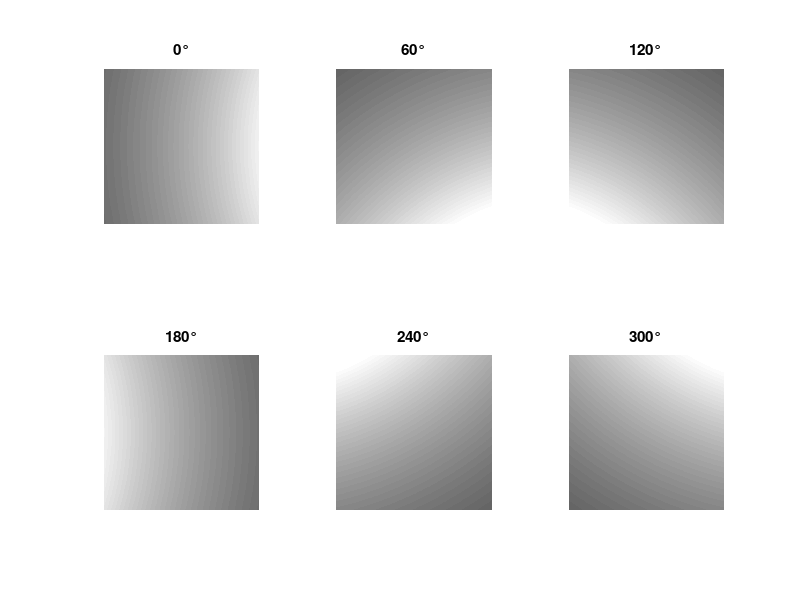

Source code (MATLAB): (Note: this script raises an error after producing the figure.)
%   Title: A new ring-light photometric stereo compensation method
%
%   Author: Hao Fan.
%   Created: March 25, 2020.

clear; close all; clc;
addpath(genpath(pwd));

%% Simulation for a flat plane. normal=(0,0,1) (图像仿真,仿真一个平面)
w1 = 600; h1 = 600;
[X,Y]= meshgrid(1:w1, 1:h1);

scale = 3; %6-5,3-10,2-15,1.5-20
x = (X - 300)/scale; %+-15 length(长)
y = (Y - 300)/scale; %+-15 width(宽)

r = 400; h = 400;
d0 = sqrt( (x - r).^2 + y.^2 + h^2 );
d30 = sqrt( (x - sqrt(3)*r/2).^2 + (y - r/2).^2 + h^2 );
d60 = sqrt( (x - r/2).^2 + (y-sqrt(3)*r/2).^2 + h^2 );
d90 = sqrt( (x).^2 + (y - r).^2 + h^2 );
d120 = sqrt( (x + r/2).^2 + (y-sqrt(3)*r/2).^2 + h^2 );
d150 = sqrt( (x + sqrt(3)*r/2).^2 + (y - r/2).^2 + h^2 );
d180 = sqrt( (x + r).^2 + y.^2 + h^2 );
d210 = sqrt( (x + sqrt(3)*r/2).^2 + (y+r/2).^2 + h^2 );
d240 = sqrt( (x + r/2).^2 + (y+sqrt(3)*r/2).^2 + h^2 );
d270 = sqrt( (x).^2 + (y+r).^2 + h^2 );
d300 = sqrt( (x - r/2).^2 + (y+sqrt(3)*r/2).^2 + h^2 );
d330 = sqrt( (x - sqrt(3)*r/2).^2 + (y+r/2).^2 + h^2 );

I_base = 10000; para_attenuation = 3;
I0 = I_base./(d0.^para_attenuation);
I60 = I_base./(d60.^para_attenuation);
I120 = I_base./(d120.^para_attenuation);
I180 = I_base./(d180.^para_attenuation);
I240 = I_base./(d240.^para_attenuation);
I300 = I_base./(d300.^para_attenuation);
I30 = I_base./(d30.^para_attenuation);
I90 = I_base./(d90.^para_attenuation);
I150 = I_base./(d150.^para_attenuation);
I210 = I_base./(d210.^para_attenuation);
I270 = I_base./(d270.^para_attenuation);
I330 = I_base./(d330.^para_attenuation);

% Adjust the imaging value in [0 255] (图像亮度调整到[0 255])
max_I1 = max([prctile(I0(:), 99),prctile(I60(:), 99),prctile(I120(:), 99),prctile(I180(:), 99),prctile(I240(:), 99),prctile(I300(:), 99)]);
max_I2 = max([prctile(I30(:), 99),prctile(I90(:), 99),prctile(I150(:), 99),prctile(I210(:), 99),prctile(I270(:), 99),prctile(I330(:), 99)]);
max_I = max(max_I1, max_I2);

I0 = I0/max_I * 255;
I60 = I60/max_I * 255;
I120 = I120/max_I * 255;
I180 = I180/max_I * 255;
I240 = I240/max_I * 255;
I300 = I300/max_I * 255;
I30 = I30/max_I * 255;
I90 = I90/max_I * 255;
I150 = I150/max_I * 255;
I210 = I210/max_I * 255;
I270 = I270/max_I * 255;
I330 = I330/max_I * 255;
figure; subplot(2,3,1); imshow(uint8(I0)); title('0°'); subplot(2,3,2); imshow(uint8(I60)); title('60°'); subplot(2,3,3); imshow(uint8(I120)); title('120°');
subplot(2,3,4); imshow(uint8(I180)); title('180°'); subplot(2,3,5); imshow(uint8(I240)); title('240°'); subplot(2,3,6); imshow(uint8(I300)); title('300°');

%% ring-light photometric stereo with 6 lights following Quadratic attenuation
% 6对称光照方向，逆平方距离衰减
shadowThresh = 0.01;
[M, N, C] = size(I0);

m_symmetry = 0; %1对称，0不对称asymmetry
g_pic_num = 9;

%% 12对称图，6对称图，4对称图, 3非对
if m_symmetry == 1
    if g_pic_num == 12
        I = ones(M, N, g_pic_num);
        I(:,:,1) = I0;    I(:,:,2) = I30;    I(:,:,3) = I60;
        I(:,:,4) = I90;    I(:,:,5) = I120;    I(:,:,6) = I150;
        I(:,:,7) = I180;    I(:,:,8) = I210;    I(:,:,9) = I240;
        I(:,:,10) = I270;    I(:,:,11) = I300;    I(:,:,12) = I330;
    elseif g_pic_num == 6  %6个对称
        I = ones(M, N, g_pic_num);
        I(:,:,1) = I0;    I(:,:,2) = I60;    I(:,:,3) = I120;
        I(:,:,4) = I180;    I(:,:,5) = I240;    I(:,:,6) = I300;
    elseif g_pic_num == 4  %4个对称
        I = ones(M, N, g_pic_num);
        I(:,:,1) = I0;    I(:,:,2) = I90;
        I(:,:,3) = I180;    I(:,:,4) = I270;
    elseif g_pic_num == 3  %3个对称
        I = ones(M, N, g_pic_num);
        I(:,:,1) = I0;    I(:,:,2) = I120;
        I(:,:,3) = I240; 
    end
    
    %% main light direction (光照方向)
    L = zeros(3, g_pic_num);
    Slant = 45;
    Slant_sin = sin(Slant/180*pi);
    Slant_cos = cos(Slant/180*pi);
    for i = 1:g_pic_num
        Tilt = (i-1) * 360/g_pic_num;
        
        L(1,i) = Slant_sin * cos(Tilt/180*pi);
        L(2,i) = Slant_sin * sin(Tilt/180*pi);
        L(3,i) = Slant_cos;
    end
    
elseif m_symmetry == 0
    % main light direction (光照方向)
    L_base = zeros(3, 12);
    Slant = 45;
    Slant_sin = sin(Slant/180*pi);
    Slant_cos = cos(Slant/180*pi);
    for i = 1:12
        Tilt = (i-1) * 360/12;
        
        L_base(1,i) = Slant_sin * cos(Tilt/180*pi);
        L_base(2,i) = Slant_sin * sin(Tilt/180*pi);
        L_base(3,i) = Slant_cos;
    end
    %%%——————————————————————————————%%%
    if g_pic_num == 9 %1-9/12
        I = ones(M, N, g_pic_num);
        I(:,:,1) = I0;    I(:,:,2) = I30;    I(:,:,3) = I60;
        I(:,:,4) = I90;    I(:,:,5) = I120;    I(:,:,6) = I150;
        I(:,:,7) = I180;    I(:,:,8) = I210;    I(:,:,9) = I240;
        L = L_base(:,1:9);
    end
    if g_pic_num == 6 %6不对称
        I = ones(M, N, g_pic_num);
        I(:,:,1) = I0;    I(:,:,2) = I90;    I(:,:,3) = I120;
        I(:,:,4) = I180;    I(:,:,5) = I240;    I(:,:,6) = I330;
        
        L(:,1) = L_base(:,1);  L(:,2) = L_base(:,4);  L(:,3) = L_base(:,5);
        L(:,4) = L_base(:,7);  L(:,5) = L_base(:,9);  L(:,6) = L_base(:,12);
    end
    if g_pic_num == 4 %4不对称
        I = ones(M, N, g_pic_num);
        I(:,:,1) = I0;    I(:,:,2) = I30;    I(:,:,3) = I180;
        I(:,:,4) = I300;   
        
        L(:,1) = L_base(:,1);  L(:,2) = L_base(:,2);  L(:,3) = L_base(:,7);
        L(:,4) = L_base(:,11);
    end
else
    return;
end

%% Size of the image (图像的尺度信息)
[g_rows, g_cols] = size(I0);
g_length = g_rows * g_cols;

% Create a shadow mask.
shadow_mask = (I > shadowThresh);
se = strel('disk', 2);
for i = 1:g_pic_num
    % Erode the shadow map to handle de-mosaiking artifact near shadow boundary.
    shadow_mask(:,:,i) = imerode(shadow_mask(:,:,i), se);
end

[rho, n] = PhotometricStereo(I, shadow_mask, L);

%% Visualize the normal map. axis xy;
N_RGB(:,:,1)  = (n(:,:,1) + 1) / 2;
N_RGB(:,:,2)  = (n(:,:,2) + 1) / 2;
N_RGB(:,:,3)  = n(:,:,3);
figure; imshow(N_RGB); title('normal');
% figure; imshow(rho);

%% Estimate depth map from the normal vectors.
fprintf('Estimating depth map from normal vectors...\n');
p = -n(:,:,1) ./ n(:,:,3);
q = -n(:,:,2) ./ n(:,:,3);
p(isnan(p)) = 0;
q(isnan(q)) = 0;

figure; subplot(1,2,1); mesh(p); title('Gradient p'); xlabel('x(pixel)'); ylabel('y(pixel)'); zlabel('p(pixel)');
subplot(1,2,2); mesh(q); title('Gradient q'); xlabel('x(pixel)'); ylabel('y(pixel)'); zlabel('q(pixel)');
set(gcf,'unit','centimeters','position',[10 5 13 6]);

%% integration
Height_poisson =poisson_solver_function_neumann(p, q);
% Height_poisson = flipud(Height_poisson);
% figure;mesh(Height_poisson); title('积分高度(像素)')

%% The propsed method to fit the bias. (拟合 y - namda * H  = a x.^2 + b y.^2 + c x + d y + f;)
index = floor(randi(length(Height_poisson(:)),500,1));
Height_diff = Height_poisson(index) - 0; % 像素尺度
[y, x] = ind2sub(size(Height_poisson), index); %ind2sub得到的是行列，注意 行列 与 xy 相反
AA = [x.^2, y.^2, x, y, ones(length(x),1)];

% 方法1：矩阵除法
para = AA \ Height_diff;

% Compute the corrected height (根据参数计算真实结果)
[m, n] = size(Height_poisson); %size 得到的是行列
[xx, yy] = meshgrid(1:n, 1:m);          %注意行、列，和x，y的对应关系 % 注意像素尺度，不能混淆！！
fitted_height = [xx(:).^2, yy(:).^2, xx(:), yy(:), ones(m*n,1)] * para(:);
Height_correct = Height_poisson(:) - fitted_height;
Height_correct = reshape(Height_correct, m, n);
fitted_height = reshape(fitted_height, m, n);

figure; mesh(Height_correct); xlabel('x(pixel)'); ylabel('y(pixel)'); zlabel('Corrected Height(pixel)'); grid on; % axis equal;
figure; mesh(fitted_height); title('Fitted Bias Height(pixel)');

figure; subplot(1,2,1); mesh(Height_poisson); title('Initial Height'); xlabel('x(pixel)'); ylabel('y(pixel)'); zlabel('Initial Height(pixel)');
subplot(1,2,2); mesh(Height_correct); title('Correctted Height'); xlabel('x(pixel)'); ylabel('y(pixel)'); zlabel('Corrected Height(pixel)');
set(gcf,'unit','centimeters','position',[10 5 13 6]);

% Height Error Analysis
Height_d = Height_correct - 0; % 像素尺度
disp(['平均高度误差：' num2str(mean(mean(abs(Height_d)))) '像素']);

%figure; mesh(Height_d/scale); title('Height error(mm)');colorbar;
disp(['平均高度误差：' num2str(mean(mean(abs(Height_d/scale)))) '毫米']);

% Angle error Analysis (偏差角度的误差分析)
% 法向没有尺度，但是要确认光度立体高度积分的尺度都是像素，或都是真实尺度；混淆后计算的法向是错误的！！！
[p_correct,q_correct] = gradient(Height_correct);
bb = sqrt(p_correct.^2 + q_correct.^2 + 1);
% Ninit(:,:,1) = - p_correct./bb;
% Ninit(:,:,2) = - q_correct./bb;
% Ninit(:,:,3) = 1./bb;
Height_n_error = acos(1./bb)/pi * 180;

figure; subplot(1,2,1); mesh(Height_d); title('Height error'); xlabel('x(pixel)'); ylabel('y(pixel)'); zlabel('Height error(pixel)');
subplot(1,2,2);mesh(Height_n_error); title('Angle error');  xlabel('x(pixel)'); ylabel('y(pixel)'); zlabel('Angle error(pixel)');
set(gcf,'unit','centimeters','position',[10 5 13 6]);

disp(['平均角度误差：' num2str(mean(mean(Height_n_error))) '度']);